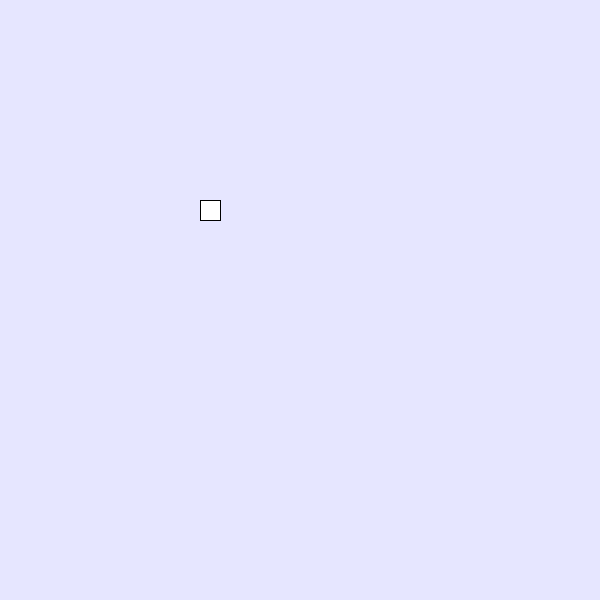
Frame 1 (no input)
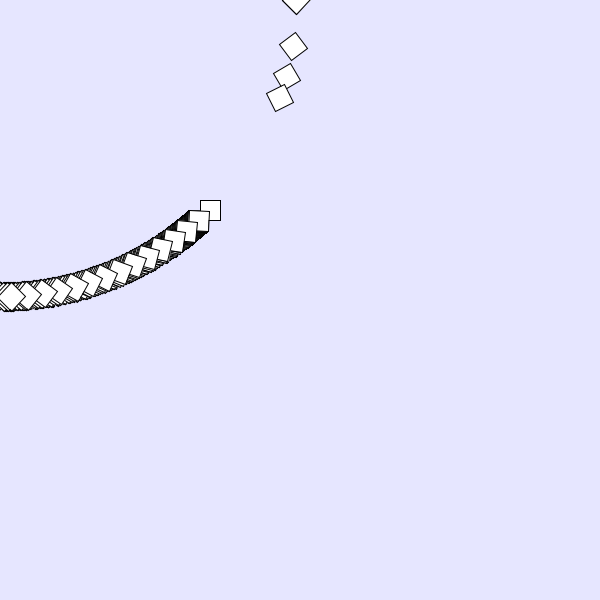
Frame 60 (the mouse pressed at the canvas centre just before this capture)
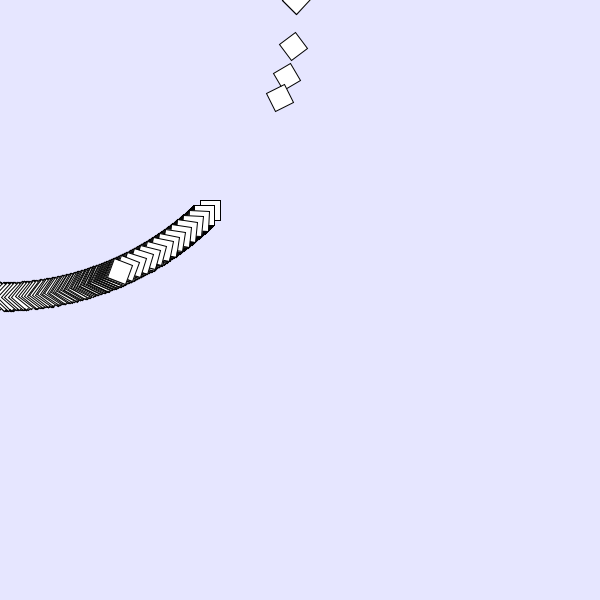
Frame 120 (the mouse held since frame 60 and released just before this capture)

The Processing sketch that drew these frames (run headless with seeded random() and noise(); from frame 60 on, the mouse is pressed at the canvas centre):

// Processing sketch: Arrays_test
// ── Arrays_test.pde
int am = 15;
float rot = 0;

void setup() {
  size(600, 600);
  background(230, 230, 255);
}

void draw() {
  
  for (int i = 0; i < am; i++) {
    Square();
  }
  rot += 1;
}

void Square(){
  fill(255);
  rect(200, 200, 20, 20);
  rotate(PI/rot);
}

// ── vire.pde
class vire {
  float rectWidth = 50;
  float rectHeight = 50;
  
  void show() {
    rect(width/2 - rectWidth/2, height/2 - rectHeight/2, rectWidth, rectHeight);
  }
}
